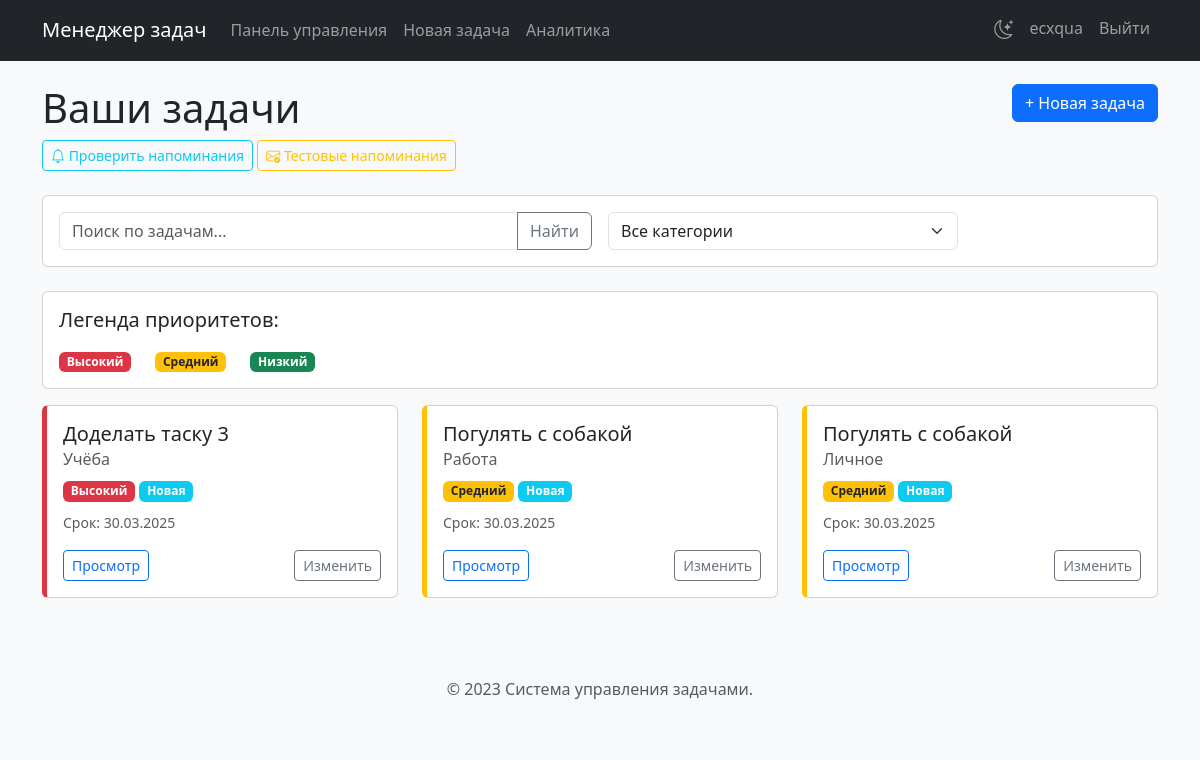
The page /dashboard (signed in) on the database as committed earlier.
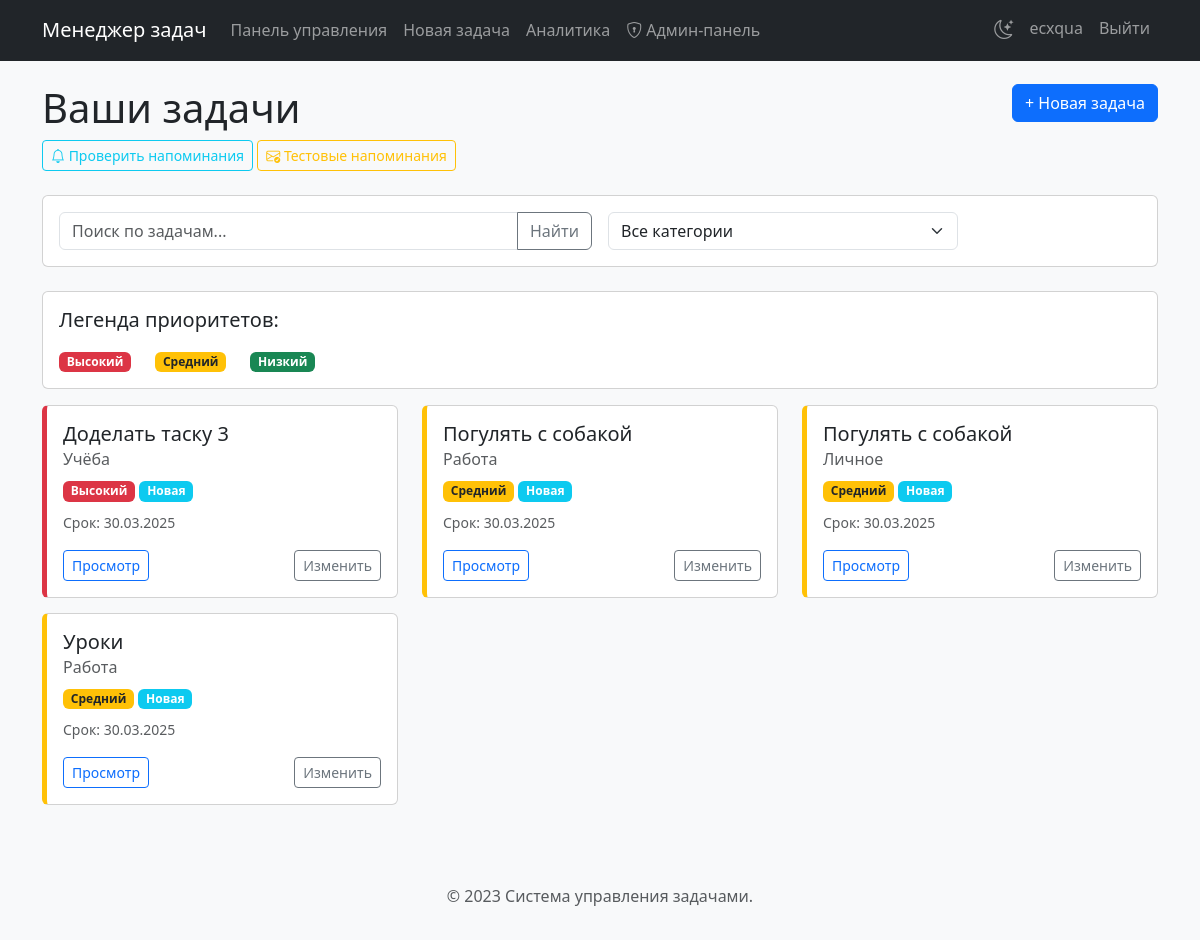
The same page on the database as committed later.
### tables this page shows
CREATE TABLE tasks (
        id INTEGER PRIMARY KEY,
        user_id INTEGER NOT NULL,
        title TEXT NOT NULL,
        description TEXT,
        category TEXT,
        priority TEXT,
        due_date DATE,
        status TEXT DEFAULT "Новая",
        created_at TIMESTAMP DEFAULT CURRENT_TIMESTAMP,
        send_reminder BOOLEAN DEFAULT 0,
        reminder_time INTEGER DEFAULT 24,
        FOREIGN KEY (user_id) REFERENCES users (id)
    );

### app.py (the view)
@app.route('/dashboard')
def dashboard():
    if 'user_id' not in session:
        return redirect(url_for('login'))
    search_query = request.args.get('search', '')
    category_filter = request.args.get('category', '')
    conn = sqlite3.connect('tasks.db')
    c = conn.cursor()
    query = """
    SELECT id, title, category, priority, due_date, status, created_at
    FROM tasks
    WHERE user_id = ?
    """
    params = [session['user_id']]
    if search_query:
        query += " AND (title LIKE ? OR description LIKE ?) "
        search_param = f"%{search_query}%"
        params.extend([search_param, search_param])
    if category_filter:
        query += " AND category = ? "
        params.append(category_filter)
    query += """
    ORDER BY
        CASE status
            WHEN 'Завершена' THEN 2
            ELSE 1
        END,
        CASE priority
            WHEN 'Высокий' THEN 1
            WHEN 'Средний' THEN 2
            WHEN 'Низкий' THEN 3
            ELSE 4
        END,
        due_date
    """
    c.execute(query, params)
    tasks = c.fetchall()
    c.execute("SELECT DISTINCT category FROM tasks WHERE user_id = ? ORDER BY category",
              (session['user_id'],))
    categories = [row[0] for row in c.fetchall() if row[0]]  # Исключаем пустые категории
    conn.close()
    return render_template('dashboard.html',
                           tasks=tasks,
                           format_datetime=format_datetime,
                           search_query=search_query,
                           category_filter=category_filter,
                           categories=categories)

### app.py (called while the page is built, shortened)
def format_datetime(dt, user_timezone=None):
    if not dt:
        return None
    if not user_timezone:
        user_timezone = session.get('timezone', 'Europe/Moscow')
    if isinstance(dt, str):
        try:
            dt = datetime.strptime(dt, '%Y-%m-%d %H:%M:%S')
        except ValueError:
            try:
                dt = datetime.strptime(dt, '%Y-%m-%d')
                return dt.strftime('%d.%m.%Y')
            except ValueError:
                return dt

### templates/dashboard.html (shortened to what this page needs)
{% extends 'base.html' %}
{% block content %}
<div class="row mb-4">
    <div class="col">
        <h1>Ваши задачи</h1>
        <div class="mt-2">
            <a href="{{ url_for('send_reminders') }}" class="btn btn-sm btn-outline-info" title="Просмотр расписанных напоминаний">
                <i class="bi bi-bell"></i> Проверить напоминания
            </a>
            <a href="{{ url_for('send_reminders', test_mode=1) }}" class="btn btn-sm btn-outline-warning" title="Отправить тестовые напоминания">
                <i class="bi bi-envelope-check"></i> Тестовые напоминания
            </a>
        </div>
    </div>
    <div class="col-auto">
        <a href="{{ url_for('new_task') }}" class="btn btn-primary">+ Новая задача</a>
    </div>
</div>
<div class="row mb-4">
    <div class="col-md-12">
        <div class="card">
            <div class="card-body">
                <form method="GET" action="{{ url_for('dashboard') }}" class="row g-3">
                    <div class="col-md-6">
                        <div class="input-group">
                            <input type="text" class="form-control" placeholder="Поиск по задачам..."
                                  name="search" value="{{ search_query }}">
                            <button class="btn btn-outline-secondary" type="submit">Найти</button>
                        </div>
                    </div>
                    <div class="col-md-4">
                        <select class="form-select" name="category" onchange="this.form.submit()">
                            <option value="">Все категории</option>
                        </select>
                    </div>
                    <div class="col-md-2">
                    </div>
                </form>
            </div>
        </div>
    </div>
</div>
<div class="row mb-3">
    <div class="col">
        <div class="card">
            <div class="card-body">
                <div class="d-flex justify-content-between mb-2">
                    <h5>Легенда приоритетов:</h5>
                </div>
                <div class="d-flex gap-4">
                    <div><span class="badge bg-danger">Высокий</span></div>
                    <div><span class="badge bg-warning text-dark">Средний</span></div>
                    <div><span class="badge bg-success">Низкий</span></div>
                </div>
            </div>
        </div>
    </div>
</div>
{% if tasks %}
<div class="row">
    {% for task in tasks %}
    <div class="col-md-4">
        <div class="card task-card {% if task[5] == 'Завершена' %}completed-task{% endif %}
            {% if task[3] == 'Высокий' %}high-priority{% elif task[3] == 'Средний' %}medium-priority{% elif task[3] == 'Низкий' %}low-priority{% endif %}">
            <div class="card-body">
                <h5 class="card-title">{{ task[1] }}</h5>
                <h6 class="card-subtitle mb-2 text-muted">{{ task[2] }}</h6>
                <div class="mb-2">
                    <span class="badge {% if task[3] == 'Высокий' %}bg-danger{% elif task[3] == 'Средний' %}bg-warning text-dark{% elif task[3] == 'Низкий' %}bg-success{% else %}bg-secondary{% endif %}">{{ task[3] }}</span>
                    <span class="badge {% if task[5] == 'Новая' %}bg-info{% elif task[5] == 'В процессе' %}bg-primary{% elif task[5] == 'Завершена' %}bg-success{% else %}bg-secondary{% endif %}">{{ task[5] }}</span>
                </div>
                {% if task[4] %}
                <p class="card-text"><small class="text-muted">Срок: {{ format_datetime(task[4], session.get('timezone')) if task[4] else 'Не указан' }}</small></p>
                {% endif %}
                <div class="d-flex justify-content-between">
                    <a href="{{ url_for('view_task', task_id=task[0]) }}" class="btn btn-sm btn-outline-primary">Просмотр</a>
                    <a href="{{ url_for('edit_task', task_id=task[0]) }}" class="btn btn-sm btn-outline-secondary">Изменить</a>
                </div>
            </div>
        </div>
    </div>
    {% endfor %}
</div>
{% else %}
<div class="alert alert-info">
    У вас пока нет задач. <a href="{{ url_for('new_task') }}">Создайте новую задачу</a>, чтобы начать.
</div>
{% endif %}
{% endblock %}

### templates/base.html (shortened to what this page needs)
<!DOCTYPE html>
<html lang="ru">
<head>
    <link href="https://cdn.jsdelivr.net/npm/bootstrap@5.3.0/dist/css/bootstrap.min.css" rel="stylesheet">
    <link href="https://cdn.jsdelivr.net/npm/bootstrap-icons@1.11.3/font/bootstrap-icons.css" rel="stylesheet">
    <link href="{{ url_for('static', filename='css/style.css') }}" rel="stylesheet">
</head>
<body>
    <nav class="navbar navbar-expand-lg navbar-dark bg-dark fixed-top">
        <div class="container">
            <a class="navbar-brand" href="{{ url_for('dashboard') if 'user_id' in session else url_for('login') }}">Менеджер задач</a>
            <div class="collapse navbar-collapse" id="navbarNav">
                {% if 'user_id' in session %}
                <ul class="navbar-nav me-auto">
                    <li class="nav-item">
                        <a class="nav-link" href="{{ url_for('dashboard') }}">Панель управления</a>
                    </li>
                    <li class="nav-item">
                        <a class="nav-link" href="{{ url_for('new_task') }}">Новая задача</a>
                    </li>
                    <li class="nav-item">
                        <a class="nav-link" href="{{ url_for('analytics') }}">Аналитика</a>
                    </li>
                    {% if session.get('is_admin') %}
                    <li class="nav-item">
                        <a class="nav-link" href="{{ url_for('admin_panel') }}">
                            <i class="bi bi-shield-lock me-1"></i>Админ-панель
                        </a>
                    </li>
                    {% endif %}
                </ul>
                <ul class="navbar-nav">
                    <li class="nav-item">
                        <div class="theme-toggle nav-link">
                            <i class="bi bi-moon-stars"></i>
                        </div>
                    </li>
                    <li class="nav-item">
                        <a class="nav-link" href="{{ url_for('profile') }}">{{ session['username'] }}</a>
                    </li>
                    <li class="nav-item">
                        <a class="nav-link" href="{{ url_for('logout') }}">Выйти</a>
                    </li>
                </ul>
                {% endif %}
            </div>
        </div>
    </nav>
    <div class="container mt-4">
        {% block content %}{% endblock %}
    </div>
    <footer class="mt-5 py-3 bg-light">
        <div class="container text-center">
            <p class="text-muted">© 2023 Система управления задачами.</p>
        </div>
    </footer>
</body>
</html>

### static/css/style.css (style rules this page uses)
.theme-toggle { cursor: pointer; padding: 0.5rem; }
.theme-toggle i { font-size: 1.2rem; transition: transform 0.3s ease; }

### templates/base.html (style rules this page uses)
body { padding-top: 60px; background-color: #f8f9fa; }
.task-card { transition: transform 0.2s ease; margin-bottom: 15px; }
.high-priority { border-left: 5px solid #dc3545; }
.medium-priority { border-left: 5px solid #ffc107; }

Rows that differ between the two databases and show on the page:
added tasks: title "Уроки", category "Работа", priority "Средний", status "Новая", due_date "30.03.2025"
Other text that changed with them:
text now shown: "Админ-панель"
